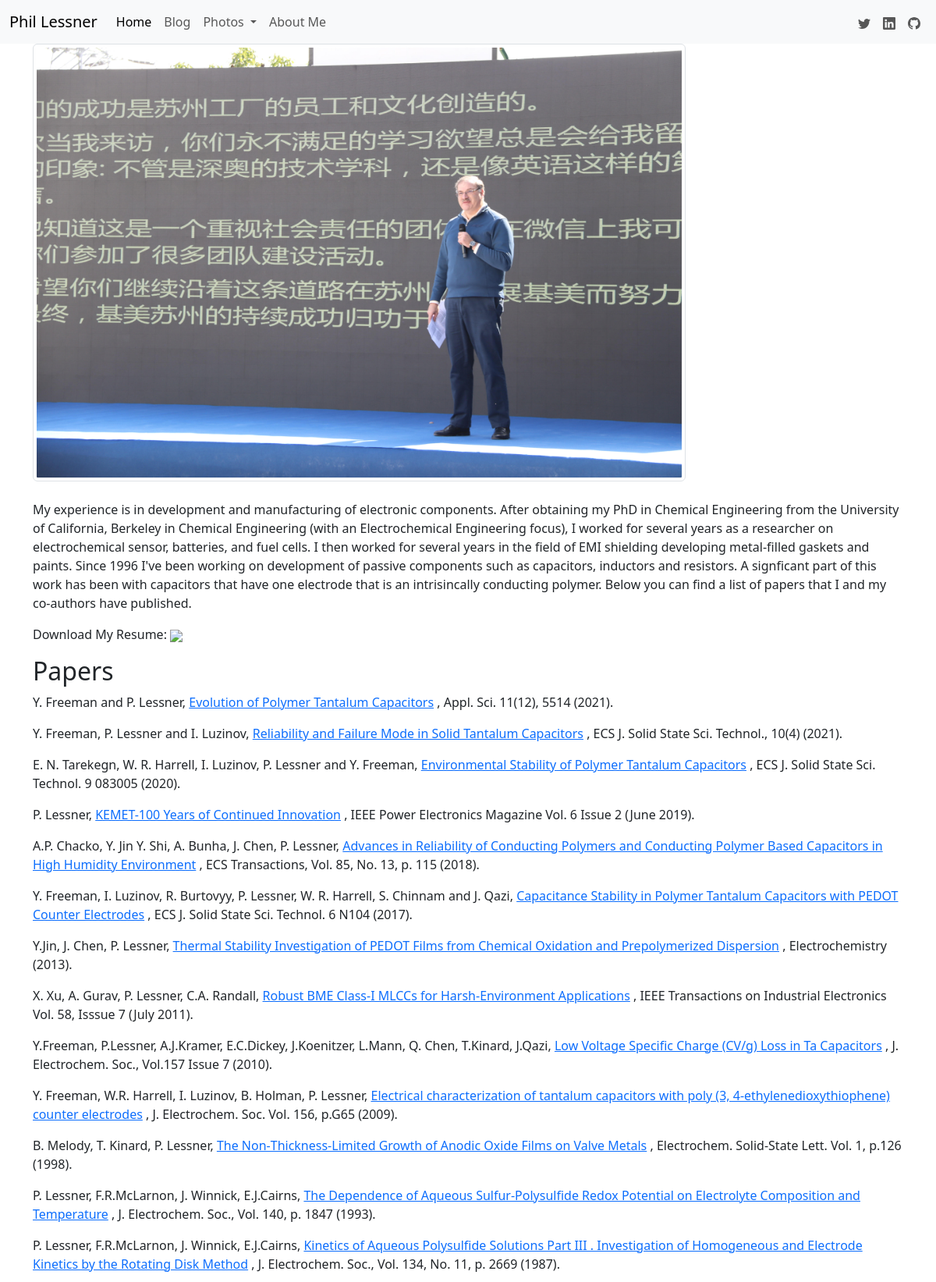
The page /aboutme (upper part) on the database its author committed.
### app/models.py (models this page shows, shortened)
class Base(DeclarativeBase):
    pass

class Reference(Base):
    __tablename__ = "references_table"
    id: Mapped[int] = mapped_column(primary_key=True)
    authors: Mapped[str]
    title: Mapped[str]
    refinfo: Mapped[str]
    date: Mapped[str]
    reflink: Mapped[str]
    reftype: Mapped[str]

### app/routes.py (the view)
@bp.route("/aboutme")
def about_me():
    templateData = {'title': 'About'}
    References = namedtuple('References', ['authors', 'title', 'reference', 'date', 'link', 'type'])
    references = dict()
    stmt = (db.select(Reference.authors, Reference.title,
                      Reference.refinfo, Reference.date,
                      Reference.reflink, Reference.reftype)
                      .select_from(Reference)
                      .where(Reference.reftype == "Paper")
                      .order_by(Reference.date.desc()))
    papers = [References(*row) for row in db.session.execute(stmt).all()]
    stmt = (db.select(Reference.authors, Reference.title,
                      Reference.refinfo, Reference.date,
                      Reference.reflink, Reference.reftype)
                      .select_from(Reference)
                      .where(Reference.reftype == "Patent")
                      .order_by(Reference.date.desc()))
    patents= [References(*row) for row in db.session.execute(stmt).all()]
    stmt = (db.select(Reference.authors, Reference.title,
                      Reference.refinfo, Reference.date,
                      Reference.reflink, Reference.reftype)
                      .select_from(Reference)
                      .where(Reference.reftype == "Presentation")
                      .order_by(Reference.date.desc()))
    presentations = [References(*row) for row in db.session.execute(stmt).all()]
    references.update({"papers": papers, "patents": patents, "presentations": presentations})
    templateData.update(references)
    return render_template('about_me.html', **templateData)

### app/templates/about_me.html (shortened to what this page needs)
{% extends "base.html" %}
{% block content %}
        <div class="container">
            <img src="/static/images/phil_suzhou.jpg" class="img-thumbnail" width="75%" height="75%", alt="Phil Lessner">
        </div>
        <br>
        <div class="container">
            <p>My experience is in development and manufacturing of
                electronic components. After obtaining my PhD in Chemical Engineering from the
                University of California, Berkeley in Chemical Engineering (with an Electrochemical
                Engineering focus), I worked for several years as a researcher on electrochemical sensor, batteries,
                and fuel cells. I then worked for several years in the field of EMI shielding developing metal-filled
                gaskets and paints. Since 1996 I've been working on development of passive components such as capacitors,
                inductors and resistors. A signficant part of this work has been with capacitors that have one
                electrode that is an intrisincally conducting polymer. Below you can find a list of papers that
                I and my co-authors have published.
            </p>
            <p> Download My Resume:
            <a href="{{ url_for('views.download_resume', filename='resume.pdf' )}}"><img src="/static/images/pdf_file_icon.png" height="50"></a>
            </p>
        </div>
        <div class="container">
            {% for paper in papers %}
                {% if loop.first %}
                    <h2>Papers</h2>
                {% endif %}
                <p>  {{ paper.authors }}  <a href= "{{ paper.link }}">  {{ paper.title }}</a>  {{ paper.reference }}
                </p>
            {% endfor %}
        </div>
{% endblock %}

### rows shown on the page
Reference: shows "Papers", authors "Y. Freeman and P. Lessner,", title "Evolution of Polymer Tantalum Capacitors", reference ", Appl. Sci. 11(12), 5514 (2021)."
Reference: authors "Y. Freeman, P. Lessner and I. Luzinov,", title "Reliability and Failure Mode in Solid Tantalum Capacitors", reference ", ECS J. Solid State Sci. Technol., 10(4) (2021)."
Reference: authors "E. N. Tarekegn, W. R. Harrell, I. Luzinov, P. Lessner and Y. Freeman,", title "Environmental Stability of Polymer Tantalum Capacitors", reference ", ECS J. Solid State Sci. Technol. 9 083005 (2020)."
Reference: authors "P. Lessner,", title "KEMET-100 Years of Continued Innovation", reference ", IEEE Power Electronics Magazine Vol. 6 Issue 2 (June 2019)."
Reference: authors "A.P. Chacko, Y. Jin Y. Shi, A. Bunha, J. Chen, P. Lessner,", title "Advances in Reliability of Conducting Polymers and Conducting Polymer Based Capacitors in High Humidity Environment", reference ", ECS Transactions, Vol. 85, No. 13, p. 115 (2018)."
Reference: authors "Y. Freeman, I. Luzinov, R. Burtovyy, P. Lessner, W. R. Harrell, S. Chinnam and J. Qazi,", title "Capacitance Stability in Polymer Tantalum Capacitors with PEDOT Counter Electrodes", reference ", ECS J. Solid State Sci. Technol. 6 N104 (2017)."
Reference: authors "Y.Jin, J. Chen, P. Lessner,", title "Thermal Stability Investigation of PEDOT Films from Chemical Oxidation and Prepolymerized Dispersion", reference ", Electrochemistry (2013)."
Reference: authors "X. Xu, A. Gurav, P. Lessner, C.A. Randall,", title "Robust BME Class-I MLCCs for Harsh-Environment Applications", reference ", IEEE Transactions on Industrial Electronics Vol. 58, Isssue 7 (July 2011)."
Reference: authors "Y.Freeman, P.Lessner, A.J.Kramer, E.C.Dickey, J.Koenitzer, L.Mann, Q. Chen, T.Kinard, J.Qazi,", title "Low Voltage Specific Charge (CV/g) Loss in Ta Capacitors", reference ", J. Electrochem. Soc., Vol.157 Issue 7 (2010)."
Reference: authors "Y. Freeman, W.R. Harrell, I. Luzinov, B. Holman, P. Lessner,", title "Electrical characterization of tantalum capacitors with poly (3, 4-ethylenedioxythiophene) counter electrodes", reference ", J. Electrochem. Soc. Vol. 156, p.G65 (2009)."
Reference: authors "B. Melody, T. Kinard, P. Lessner,", title "The Non‐Thickness‐Limited Growth of Anodic Oxide Films on Valve Metals", reference ", Electrochem. Solid-State Lett. Vol. 1, p.126 (1998)."
Reference: authors "P. Lessner, F.R.McLarnon, J. Winnick, E.J.Cairns,", title "The Dependence of Aqueous Sulfur‐Polysulfide Redox Potential on Electrolyte Composition and Temperature", reference ", J. Electrochem. Soc., Vol. 140, p. 1847 (1993)."
Reference: authors "P. Lessner, F.R.McLarnon, J. Winnick, E.J.Cairns,", title "Kinetics of Aqueous Polysulfide Solutions Part III . Investigation of Homogeneous and Electrode Kinetics by the Rotating Disk Method", reference ", J. Electrochem. Soc., Vol. 134, No. 11, p. 2669 (1987)."
